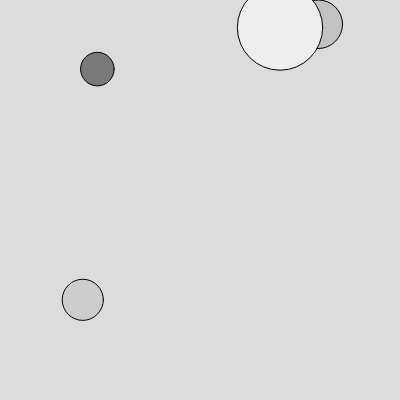
Frame 1 (no input)
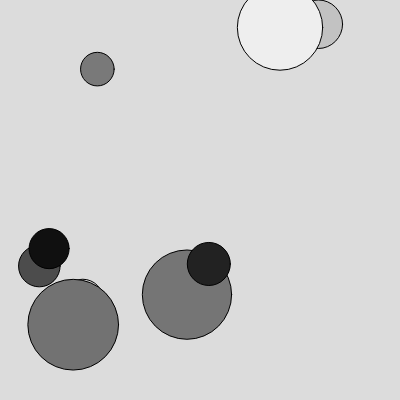
Frame 2 (the mouse pressed at the canvas centre, redrawn once)

The p5.js sketch that drew these frames (run headless with seeded random() and noise() and a simulated clock; the mouse was pressed at the canvas centre and the sketch redrawn once):

// p5.js sketch
// ── sketch.js
function setup() {
  createCanvas(400, 400);
  background(220);
  noLoop();
}

function draw() {
  for (let i = 0; i < random(3, 5); i++) {
     let x = random(width); 
    let y = random(height); 
    let diameter = random(10, 100);
    
     let grey = random(255); 
    
    fill(grey); 
    ellipse(x, y, diameter, diameter); 
  }
}
